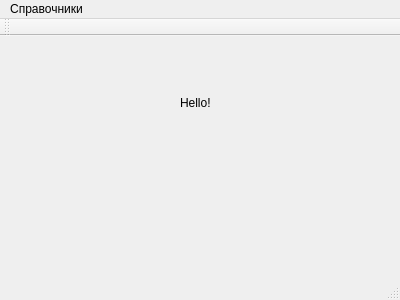
<?xml version="1.0" encoding="UTF-8"?>
<ui version="4.0">
 <class>MainWindow</class>
 <widget class="QMainWindow" name="MainWindow">
  <property name="geometry">
   <rect>
    <x>0</x>
    <y>0</y>
    <width>400</width>
    <height>300</height>
   </rect>
  </property>
  <property name="windowTitle">
   <string>MasterRT</string>
  </property>
  <property name="windowIcon">
   <iconset>
    <normaloff>../../../../Qt/Docs/Qt-5.7/qtgraphicaleffects/images/Glow_butterfly.png</normaloff>../../../../Qt/Docs/Qt-5.7/qtgraphicaleffects/images/Glow_butterfly.png</iconset>
  </property>
  <widget class="QWidget" name="centralWidget">
   <widget class="QLabel" name="label">
    <property name="geometry">
     <rect>
      <x>180</x>
      <y>60</y>
      <width>59</width>
      <height>14</height>
     </rect>
    </property>
    <property name="text">
     <string>Hello!</string>
    </property>
   </widget>
  </widget>
  <widget class="QMenuBar" name="menuBar">
   <property name="geometry">
    <rect>
     <x>0</x>
     <y>0</y>
     <width>400</width>
     <height>19</height>
    </rect>
   </property>
   <widget class="QMenu" name="menu">
    <property name="title">
     <string>Справочники</string>
    </property>
    <addaction name="action_2"/>
    <addaction name="action_3"/>
    <addaction name="separator"/>
    <addaction name="action_5"/>
    <addaction name="action_6"/>
    <addaction name="action_9"/>
    <addaction name="action_10"/>
    <addaction name="action_11"/>
    <addaction name="separator"/>
    <addaction name="action_13"/>
    <addaction name="separator"/>
    <addaction name="action_15"/>
   </widget>
   <addaction name="menu"/>
  </widget>
  <widget class="QToolBar" name="mainToolBar">
   <attribute name="toolBarArea">
    <enum>TopToolBarArea</enum>
   </attribute>
   <attribute name="toolBarBreak">
    <bool>false</bool>
   </attribute>
  </widget>
  <widget class="QStatusBar" name="statusBar"/>
  <action name="action_2">
   <property name="text">
    <string>Свои реквизиты</string>
   </property>
  </action>
  <action name="action_3">
   <property name="text">
    <string>Клиенты</string>
   </property>
  </action>
  <action name="action_5">
   <property name="text">
    <string>Тип устройств</string>
   </property>
  </action>
  <action name="action_6">
   <property name="text">
    <string>Фирмы-производители</string>
   </property>
  </action>
  <action name="action_9">
   <property name="text">
    <string>Неисправности</string>
   </property>
  </action>
  <action name="action_10">
   <property name="text">
    <string>Места хранения</string>
   </property>
  </action>
  <action name="action_11">
   <property name="text">
    <string>Комплектность устройств</string>
   </property>
  </action>
  <action name="action_13">
   <property name="text">
    <string>ТМЦ</string>
   </property>
  </action>
  <action name="action_15">
   <property name="text">
    <string>Виды работ и цены</string>
   </property>
  </action>
 </widget>
 <layoutdefault spacing="6" margin="11"/>
 <resources/>
 <connections/>
</ui>
